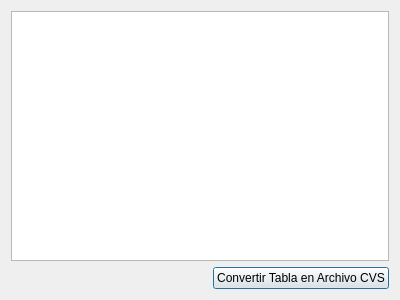
<?xml version="1.0" encoding="UTF-8"?>
<ui version="4.0">
 <class>QDialog_verlistaautorizados</class>
 <widget class="QDialog" name="QDialog_verlistaautorizados">
  <property name="geometry">
   <rect>
    <x>0</x>
    <y>0</y>
    <width>400</width>
    <height>300</height>
   </rect>
  </property>
  <property name="windowTitle">
   <string>Dialog</string>
  </property>
  <layout class="QGridLayout" name="gridLayout">
   <item row="0" column="0">
    <widget class="QTableWidget" name="tableWidget_listaautorizados">
     <property name="alternatingRowColors">
      <bool>true</bool>
     </property>
     <attribute name="verticalHeaderVisible">
      <bool>false</bool>
     </attribute>
    </widget>
   </item>
   <item row="1" column="0">
    <layout class="QHBoxLayout" name="horizontalLayout">
     <item>
      <spacer name="horizontalSpacer">
       <property name="orientation">
        <enum>Qt::Horizontal</enum>
       </property>
       <property name="sizeHint" stdset="0">
        <size>
         <width>40</width>
         <height>20</height>
        </size>
       </property>
      </spacer>
     </item>
     <item>
      <widget class="QPushButton" name="pushButton_Excel">
       <property name="text">
        <string>Convertir Tabla en Archivo CVS</string>
       </property>
      </widget>
     </item>
    </layout>
   </item>
  </layout>
 </widget>
 <resources/>
 <connections/>
</ui>
